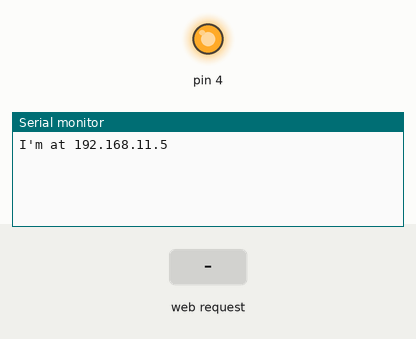
Recording of a sketch running on a simulated Arduino Uno, built with avr-gcc and run on an emulated ATmega328P. Parts: output pins drawn as LEDs (lit = HIGH), the last lines printed to the serial monitor. The test bench sets the inputs (shaded band).

Above: at 1.2 s.
1.3 s: HTTP request GET /Light received
At 2.2 s:
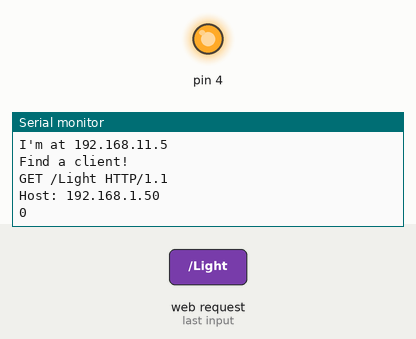
2.8 s: HTTP request GET /ON received
At 3.3 s:
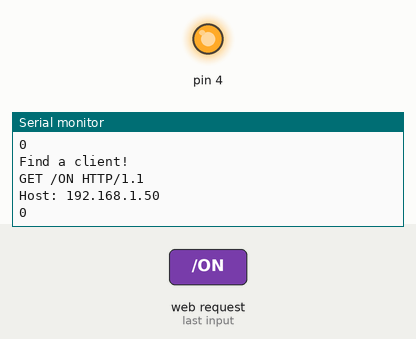

Measured:
- after the input at 1.3 s, the serial monitor: prints a new line at once (image 1)
- after the input at 2.8 s, the serial monitor: prints a new line at once (image 2)

The sketch:

HomeBridgeIRController.ino
```cpp
/*
   このプログラムについて:
     HTTPリクエストを受け取る.
     受け取ったリクエストの内容に対応した赤外線信号を送信する.

   プロジェクトの目標:
     SiriによるIR信号の送信.
     Raspberry Pi上のHomeBridgeサーバからHTTPリクエストが送られる.
     アクセス先URL(正確にはGETパラメタ)により対応するIRコマンドを送信する.
     例1) http://192.168.11.5?Light=ON LightのONコマンドを送信.
     例2) http://192.168.11.5?Light=OFF LightのOFFコマンドを送信.
 */


#define VERSION "1.00"

#include <IRremote.h>

#include <SPI.h>
#include <Ethernet.h>

int lightState = 0; // Lightの状態

byte ip [] = {192, 168, 11, 5}; // TODO: Arduinoに割り当てたいIPアドレスを入力(Homebridgeのon_urlなどと合わせる)
byte mac[] = {0xFF, 0xFF, 0xFF, 0xFF, 0xFF, 0xFF}; // TODO: EthernetシールドのMacアドレスを2桁づつ入力

IRsend irsend;

EthernetServer server = EthernetServer(80);


void setup()
{
  // EthernetシールドのSDカードが悪さをしないように...
  pinMode(4, OUTPUT);
  digitalWrite(4, HIGH);

  Ethernet.begin(mac, ip);
  server.begin();

  Serial.begin(9600);
  while (!Serial) ; // シリアル通信が確立されるまで待つ...
  Serial.print("I'm at ");
  Serial.println(Ethernet.localIP());
}


void loop()
{
  EthernetClient client = server.available();

  if (client) // Arduinoへのアクセスを検知したらif文の中へ
  {
    Serial.println("Find a client!");
    connectingSequence(client);
  }

  delay(1);
  client.stop();
}
```

Ethernet.ino
```cpp
/*
 * Ethernetシールドに関わる処理:
 *  Arduinoへのアクセスを検知したら,相手のHTTPリクエストを解析する.
 *  リクエスト内のURLにGETパラメタがある場合はそのキーと値を読み取る(getKeyとgetValue).
 *  GETパラメタが無い場合はLightの状態だけを返す.
 */


void connectingSequence(EthernetClient client)
{
  bool currentLineIsBlank = false;
  bool getFirstLineOfRequest = false;

  char c = ' ';
  String firstLineOfRequest = "";

  while (client.connected())
  {
    if (client.available())
    {
      c = client.read();
      Serial.write(c);

      if (currentLineIsBlank && c == '\n')
      {
        if (firstLineOfRequest.indexOf('?') != -1)
        {
          changeOutputPinStatusBasedOn(firstLineOfRequest);
        }

        sendBackHttpResponse(client);

        break;
      }

      if (c == '\n')
      {
        currentLineIsBlank = true;
        getFirstLineOfRequest = true;
      }
      else if (c != '\r')
      {
        currentLineIsBlank = false;
      }

      if (!getFirstLineOfRequest)
      {
        firstLineOfRequest += c;
      }

    }
  }
}


void changeOutputPinStatusBasedOn(String firstLineOfRequest)
{
  // '?'の次からがGETパラメタ.
  int getParamIndex = firstLineOfRequest.indexOf('?') + 1;
  // '='がGETパラメタのキーと値の境目.
  int getEqualIndex = firstLineOfRequest.indexOf('=');
  // 区切り文字' 'より1つ前までがGETパラメタ.
  int delimiterIndex = firstLineOfRequest.indexOf(' ', getParamIndex + 1);

  String getKey = firstLineOfRequest.substring(getParamIndex, getEqualIndex);
  String getValue = firstLineOfRequest.substring(getEqualIndex + 1, delimiterIndex);

  Serial.print("key is '");
  Serial.print(getKey);
  Serial.print("' , value is '");
  Serial.print(getValue);
  Serial.println("'.");

  if (getKey == "Light") // GETのキーが"Light"の場合は赤外線コードを送信
  {
    sendIRcode(getValue);
  }
}


void sendBackHttpResponse(EthernetClient client)
{
  // HTTPヘッダ
  client.println("HTTP/1.1 200 OK");
  client.println("Content-Type: text/html; charset=UTF-8");
  client.println("Connection: close");
  client.println();

  // ペイロード (Lightの状態を0か1かで返信)
  Serial.println(lightState);
  client.println(lightState);
}
```

IR.ino
```cpp
/*
 * IR通信に関わる処理:
 *  予め取得したIR信号をunsigned int配列として用意する.
 *  HTTPリクエストのGETパラメタに対応したIR信号を送信する.
 */


unsigned int on_code[] = {}; // TODO: ここにON信号をペースト
unsigned int off_code[] = {}; // TODO: ここにOFF信号をペースト


void sendIRcode(String command)
{
  if (command == "ON") // GETパラメタがONのとき...
  {
    irsend.sendRaw(on_code, sizeof(on_code)/sizeof(on_code[0]), 38);
    Serial.print("Sent ON signal.");
    lightState = 1;
  }
  else
  // if (command == "OFF") // GETパラメタがOFFのとき...
  {
    irsend.sendRaw(off_code, sizeof(off_code)/sizeof(off_code[0]), 38);
    Serial.print("Sent OFF signal.");
    lightState = 0;
  }
}
```
